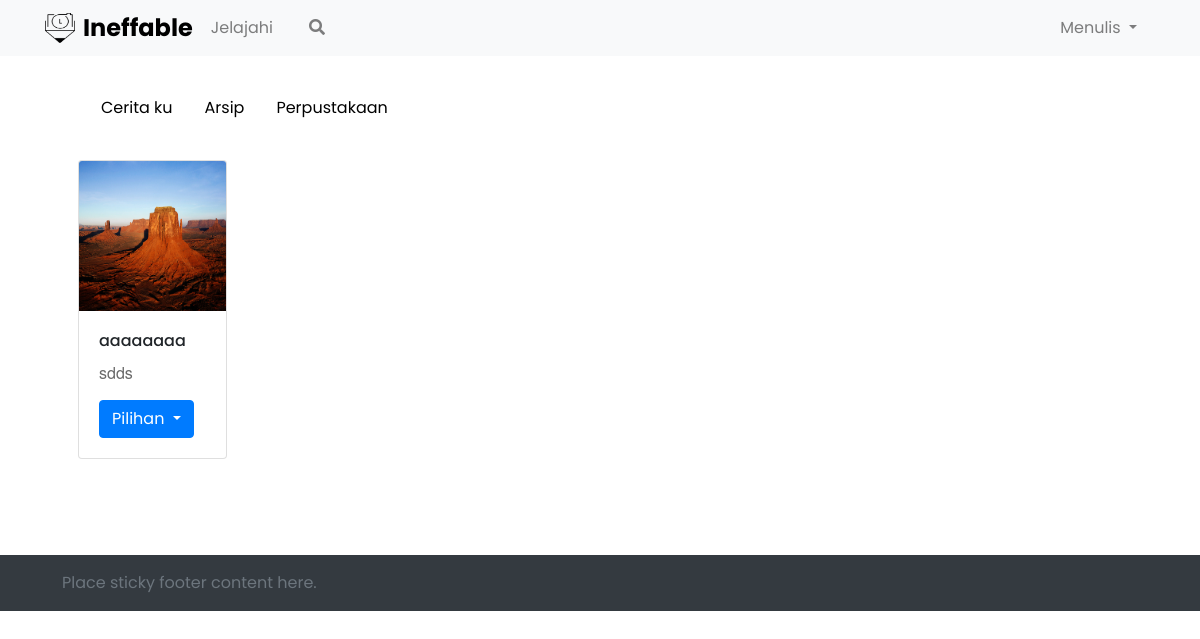
Before: /beranda.php?beranda=profile&profile=cerita with the older database file.
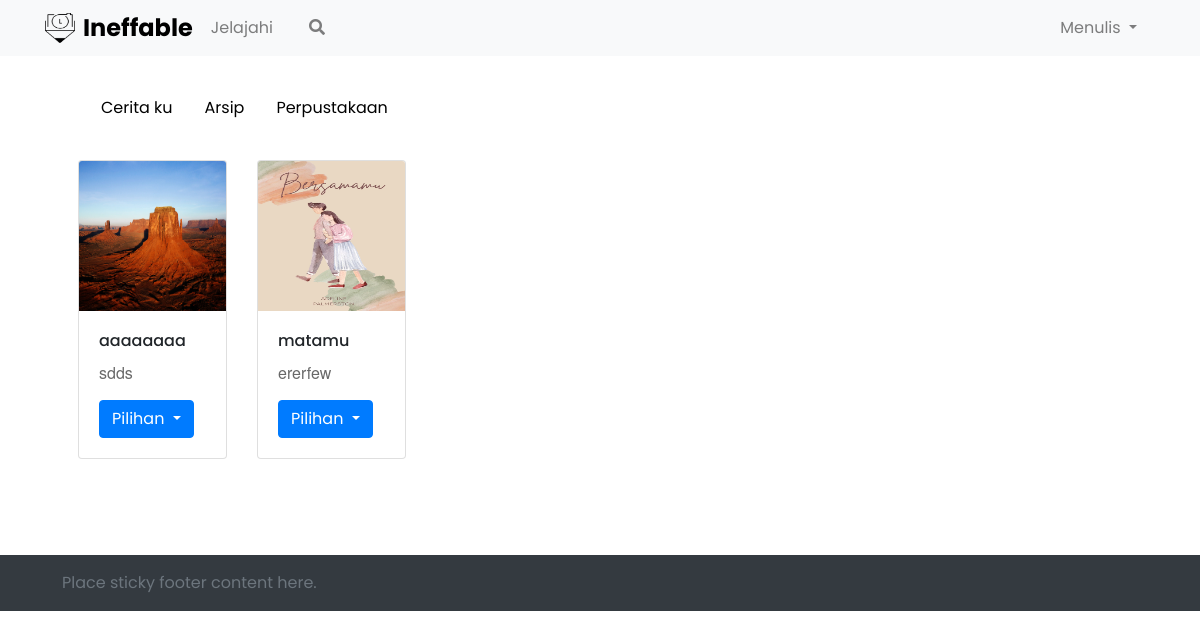
After: the same page with the newer database file.
### tables this page shows
CREATE TABLE `tb_post` (
  `id` int(11) NOT NULL,
  `judul` varchar(200) NOT NULL,
  `kategori_id` int(11) NOT NULL,
  `photo` text NOT NULL,
  `isi` text NOT NULL,
  `view` int(11) NOT NULL,
  `status` enum('arsip','publis','disable') NOT NULL,
  `user_id` int(11) NOT NULL
);

### cerita.php (the view, shortened to what this page needs)
<?php
include "db/koneksi.php";
  $data = $conn->query("SELECT * FROM tb_post WHERE status = 'publis' AND user_id='$_SESSION[email]'");
  while($d = mysqli_fetch_array($data)){
?>
<div class="col-md-2">
	<div class="card" >
	  <img src="images/<?php echo $d['photo'] ?>" class="card-img-top" alt="...">
	  <div class="card-body">
	    <h5 class="card-title" style="font-size: 16px"><?php echo $d['judul'] ?></h5>
	    <p class="card-text"><?php echo mb_strimwidth( $d['isi'],0, 50, "..."); ?></p>
	    <div class="btn-group" role="group">
		    <button id="btnGroupDrop1" type="button" class="btn btn-primary dropdown-toggle" href="#" id="navbarDropdown" role="button" data-bs-toggle="dropdown" aria-expanded="false">
		      Pilihan
		    </button>
	  </div>
	  </div>
	</div>
</div>
<?php
	}
?>

Changed rows visible on the page:
added tb_post: photo (picture), judul "matamu", isi "ererfew"
